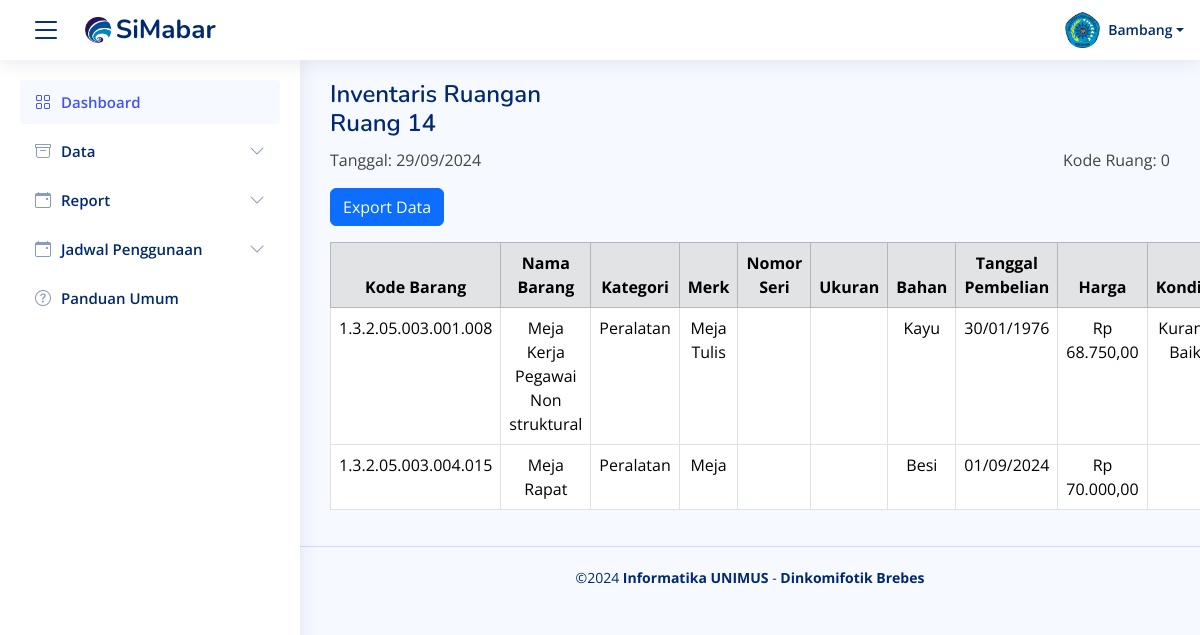
The app's page /inventaris_ruangan.php?nama_lokasi=Ruang+14, older data.
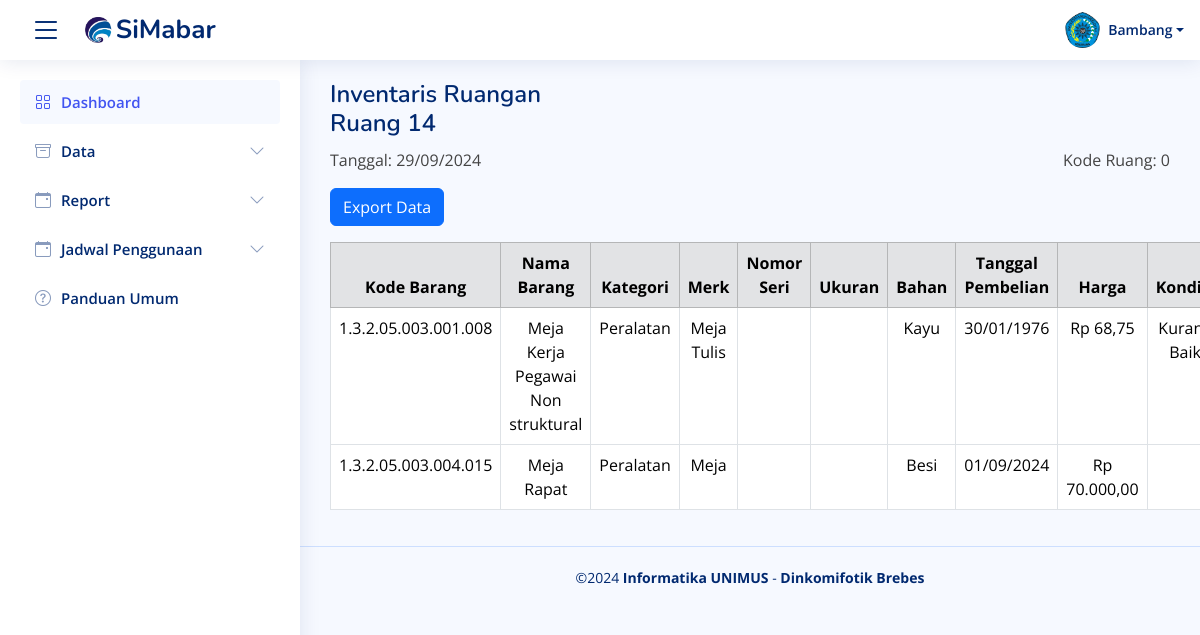
The same page, newer data.
### tables this page shows
CREATE TABLE `data_barang` (
  `kode_barang` varchar(50) NOT NULL,
  `nama_barang` varchar(100) NOT NULL,
  `no_regristrasi` varchar(50) DEFAULT NULL,
  `kode_pemilik` varchar(50) DEFAULT NULL,
  `ruang_asal` varchar(100) DEFAULT NULL,
  `ruang_sekarang` varchar(100) DEFAULT NULL,
  `bid_ruang` varchar(50) DEFAULT NULL,
  `tempat_ruang` varchar(50) DEFAULT NULL,
  `tgl_pembelian` date DEFAULT NULL,
  `tgl_pembukuan` date DEFAULT NULL,
  `merk` varchar(100) DEFAULT NULL,
  `type` varchar(100) DEFAULT NULL,
  `kategori` varchar(100) DEFAULT NULL,
  `ukuran_CC` varchar(50) DEFAULT NULL,
  `no_pabrik` varchar(50) DEFAULT NULL,
  `no_rangka` varchar(50) DEFAULT NULL,
  `no_bpkb` varchar(50) DEFAULT NULL,
  `bahan` varchar(100) DEFAULT NULL,
  `no_mesin` varchar(50) DEFAULT NULL,
  `no_polisi` varchar(50) DEFAULT NULL,
  `kondisi_barang` varchar(50) DEFAULT NULL,
  `masa_manfaat` varchar(50) DEFAULT NULL,
  `harga_awal` decimal(15,2) DEFAULT NULL,
  `harga_total` decimal(15,2) DEFAULT NULL,
  `keterangan` text DEFAULT NULL,
  `foto_barang` varchar(255) DEFAULT NULL
);

### inventaris_ruangan.php (the view, shortened to what this page needs)
<?php
include 'koneksi/koneksi.php';
$limit = 10;
$page = isset($_GET['page']) ? (int)$_GET['page'] : 1;
$start = ($page - 1) * $limit;
$search_query = "";
$search_param = "";
$id_lokasi = isset($_GET['id_lokasi']) ? $_GET['id_lokasi'] : 0;
$nama_ruang = isset($_GET['nama_lokasi']) ? $_GET['nama_lokasi'] : '';
$tanggal_mulai = isset($_GET['tanggal_mulai']) ? $_GET['tanggal_mulai'] : '';
$tanggal_akhir = isset($_GET['tanggal_akhir']) ? $_GET['tanggal_akhir'] : '';
if (!empty($tanggal_mulai) && !empty($tanggal_akhir)) {
    $query = "SELECT b.kode_barang, b.nama_barang, b.kategori, b.merk, b.no_pabrik, b.ukuran_CC,
        b.bahan, b.tgl_pembelian, b.harga_total, b.kondisi_barang
        FROM data_barang b
        WHERE b.ruang_sekarang = ?
        AND b.tgl_pembelian BETWEEN ? AND ? $search_query
        LIMIT ?, ?";
} else {
    $query = "SELECT b.kode_barang, b.nama_barang, b.kategori, b.merk, b.no_pabrik, b.ukuran_CC,
        b.bahan, b.tgl_pembelian, b.harga_total, b.kondisi_barang
        FROM data_barang b
        WHERE b.ruang_sekarang = ? $search_query
        LIMIT ?, ?";
}
$stmt = mysqli_prepare($conn, $query);
if ($search_param) {
    mysqli_stmt_bind_param($stmt, "ssiii", $nama_ruang, $tanggal_mulai, $tanggal_akhir, $start, $limit);
} else {
    mysqli_stmt_bind_param($stmt, "sii", $nama_ruang, $start, $limit);
}
mysqli_stmt_execute($stmt);
$result = mysqli_stmt_get_result($stmt);
?>
<?php include("component/header.php"); ?>
<main id="main" class="main">
  <div class="pagetitle">
    <h1>Inventaris Ruangan</h1>
    <h1><?= htmlspecialchars($nama_ruang) ?></h1>
  </div>
  <div class="d-flex justify-content-between mb-3">
    <div>
      Tanggal:
      <?= !empty($tanggal_mulai) ? date('d/m/Y', strtotime($tanggal_mulai)) : date('d/m/Y') ?>
    </div>
    <div>
      Kode Ruang: <?= htmlspecialchars($id_lokasi) ?>
    </div>
  </div>
  <a href="proses/barang/export_inventaris.php?id_lokasi=<?= $id_lokasi ?>&nama_lokasi=<?= urlencode($nama_ruang) ?>" class="btn btn-primary mb-3">Export Data</a>
  <table class="table table-bordered">
    <thead class="table-secondary text-center">
      <tr>
        <th>Kode Barang</th>
        <th>Nama Barang</th>
        <th>Kategori</th>
        <th>Merk</th>
        <th>Nomor Seri</th>
        <th>Ukuran</th>
        <th>Bahan</th>
        <th>Tanggal Pembelian</th>
        <th>Harga</th>
        <th>Kondisi</th>
      </tr>
    </thead>
    <tbody>
      <?php while ($row = mysqli_fetch_assoc($result)) : ?>
        <tr class='text-center'>
          <td><?= htmlspecialchars($row['kode_barang']) ?></td>
          <td><?= htmlspecialchars($row['nama_barang']) ?></td>
          <td><?= htmlspecialchars($row['kategori']) ?></td>
          <td><?= htmlspecialchars($row['merk']) ?></td>
          <td><?= htmlspecialchars($row['no_pabrik']) ?></td>
          <td><?= htmlspecialchars($row['ukuran_CC']) ?></td>
          <td><?= htmlspecialchars($row['bahan']) ?></td>
          <td><?= date('d/m/Y', strtotime($row['tgl_pembelian'])) ?></td>
          <td>Rp <?= number_format($row['harga_total'], 2, ',', '.') ?></td>
          <td><?= htmlspecialchars($row['kondisi_barang']) ?></td>
        </tr>
      <?php endwhile; ?>
    </tbody>
  </table>
</main>
<?php include("component/footer.php"); ?>

Row changes from the older to the newer data that the page shows:
changed data_barang "Meja Kerja Pegawai Non struktural": harga_total "68.750,00" → "68,75"
